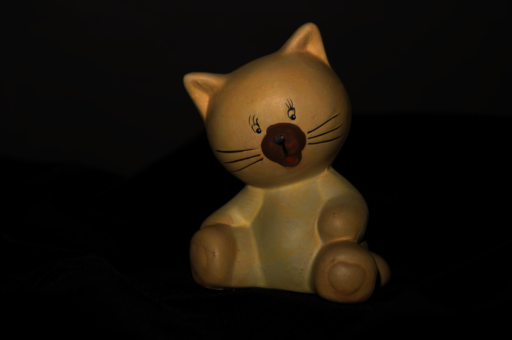
//> input picture img/photometric/cat.2.png, 512 x 340 px
$ ./main   (built with g++ and OpenCV 4)
//> lines starting //> are read from the running program, lines starting //| are printed output that depends on the picture
#include <opencv2/opencv.hpp>
#include <iostream>
#include <vector>

using namespace std;
using namespace cv;

int main()
{
    // Load Images
    vector<Mat> imgs;
    imgs.push_back(imread("..\\..\\img\\photometric\\cat.2.png", IMREAD_COLOR));
//> imgs[0] is the input picture: 340 rows x 512 cols, CV_8UC3; mean B, G, R 9.5, 17.5, 23.9
    imgs.push_back(imread("..\\..\\img\\photometric\\cat.4.png", IMREAD_COLOR));
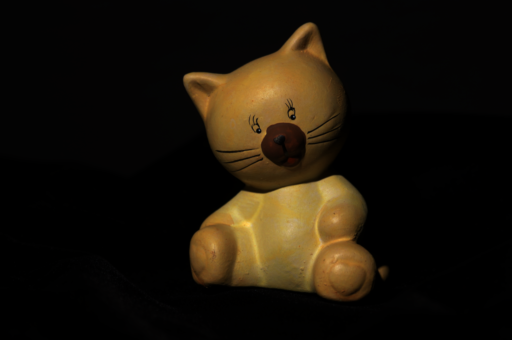
//> input picture img/photometric/cat.4.png, 512 x 340 px
//> imgs[1] is the input picture: 340 rows x 512 cols, CV_8UC3; mean B, G, R 9, 18.9, 25.6
    imgs.push_back(imread("..\\..\\img\\photometric\\cat.9.png", IMREAD_COLOR));
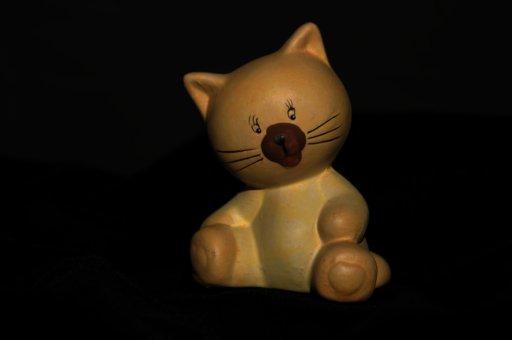
//> input picture img/photometric/cat.9.png, 512 x 340 px
//> imgs[2] is the input picture: 340 rows x 512 cols, CV_8UC3; mean B, G, R 9.7, 19, 26.4
    Mat mask = imread("..\\..\\img\\photometric\\cat.mask.png", IMREAD_GRAYSCALE);
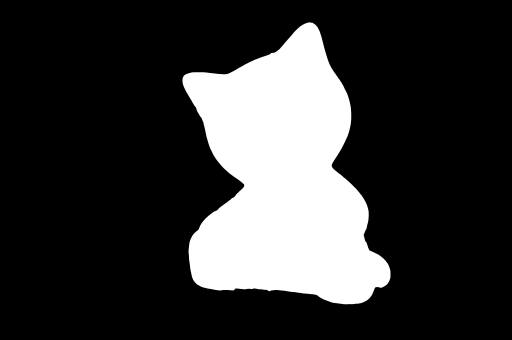
//> input picture img/photometric/cat.mask.png, 512 x 340 px
//> mask is the input picture: 340 rows x 512 cols, CV_8UC1; min 0, max 255, mean 53.5

    // Check if images are loaded
    for (const auto& img : imgs) {
        if (img.empty()) {
            cout << "Image loading has failed" << endl;
            return -1;
        }
    }
//> this loop made 3 passes

    if (mask.empty()) {
        cout << "Mask loading has failed" << endl;
        return -1;
    }

    // --------- Get intensities ----------- //
    // Convert to gray scale
    vector<Mat> grayImgs;
    for (const auto& img : imgs) {
        Mat grayImg;
        cvtColor(img, grayImg, COLOR_BGR2GRAY);
        grayImgs.push_back(grayImg);
    }
//> this loop made 3 passes
//> pass 1, `cvtColor(img, grayImg, COLOR_BGR2GRAY);`:
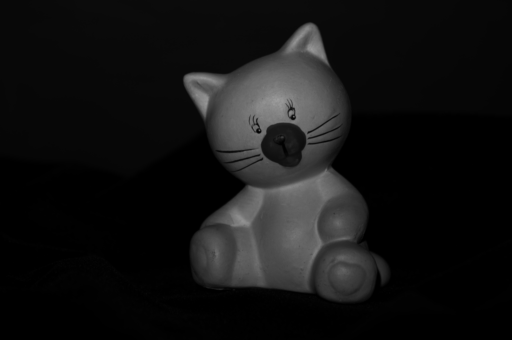
//> grayImg: 340 rows x 512 cols, CV_8UC1; min 0, max 157, mean 18.4
//> pass 2, `cvtColor(img, grayImg, COLOR_BGR2GRAY);`:
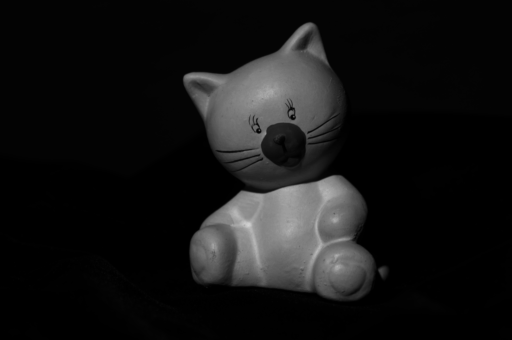
//> grayImg: 340 rows x 512 cols, CV_8UC1; min 0, max 211, mean 19.7
//> pass 3, `cvtColor(img, grayImg, COLOR_BGR2GRAY);`:
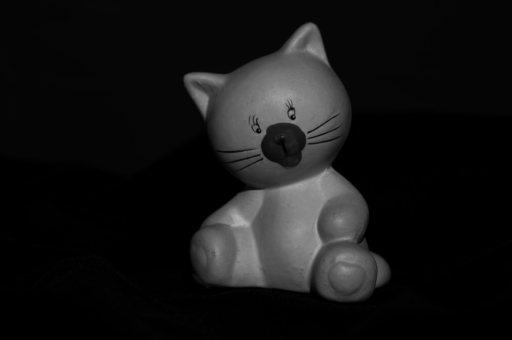
//> grayImg: 340 rows x 512 cols, CV_8UC1; min 0, max 178, mean 20.1

    cout << "Img value at (250, 100): after gray scale before mask" << (int)grayImgs[0].at<uint8_t>(250, 100) << endl;
//| Img value at (250, 100): after gray scale before mask1

    // Apply mask to each grayscale image
    for (size_t i = 0; i < grayImgs.size(); ++i) {
        Mat masked;
        bitwise_and(grayImgs[i], grayImgs[i], masked, mask);
        grayImgs[i] = masked;

        // Print intensity value at (250, 100) before and after applying the mask
        cout << "Intensity value at (250, 100) in gray Image " << i + 1 << " before masking: " << (int)grayImgs[i].at<uint8_t>(250, 100) << endl;
        cout << "Intensity value at (250, 100) in masked gray Image " << i + 1 << ": " << (int)masked.at<uint8_t>(250, 100) << endl;
    }

    // Optional: Convert vector to array if needed
    vector<Mat> imgArray(grayImgs.begin(), grayImgs.end());

    // Destroy
    for (auto& img : grayImgs) {
        img.release();
    }
    mask.release();

    return 0;
}
